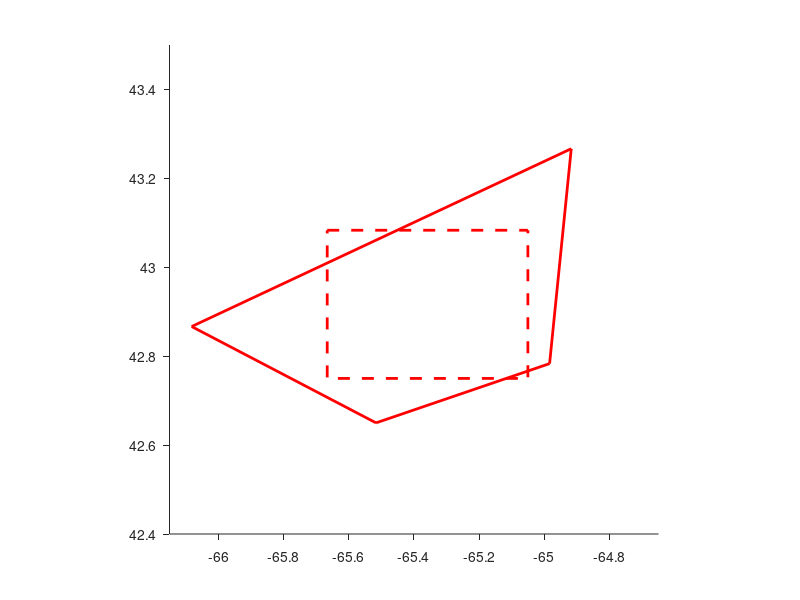

Reproduce this figure in MATLAB.
maxlat = 43.5;
minlat = 42.4;

sf_long = 1/(cos(((maxlat + minlat)/2)*(pi/180)));
latdeg = maxlat - minlat;
longdeg = sf_long*latdeg;
maxlong = -65.4+longdeg/2;
minlong  = -65.4-longdeg/2;

CA = [-65.6667 43.0833;
-65.05 43.0833;
-65.05 42.75;
-65.6667 42.75;
-65.6667 43.0833];


ATBA = [-64.9167 43.2667;  -64.9833 42.7833; -65.5167 42.65; -66.0833 42.8667; -64.9167 43.2667];

lats = 42.50:0.05:43.45;
lats = lats';
lats = num2str(lats);
lats = str2num(lats);
longs =-64.750:-0.05:-65.95;
longs = longs';
longs = num2str(longs);
longs = str2num(longs);
n = length(lats);
m = length(longs);

latc = lats+.025;
longc = longs-.025;


longgrid = repmat(longc,[n,1]);
latgrid = repmat(latc, [m,1]);
longgrid = sort(longgrid,1);

Gridcentres = [longgrid latgrid];

hold on
plot(CA(:,1), CA(:,2), 'r--', 'linewidth',2)
plot(ATBA(:,1), ATBA(:,2), 'r-', 'linewidth',2)

axis([minlong maxlong minlat maxlat])
set(gca, 'tickdir','out')
set(gca, 'ydir', 'normal')
axis square